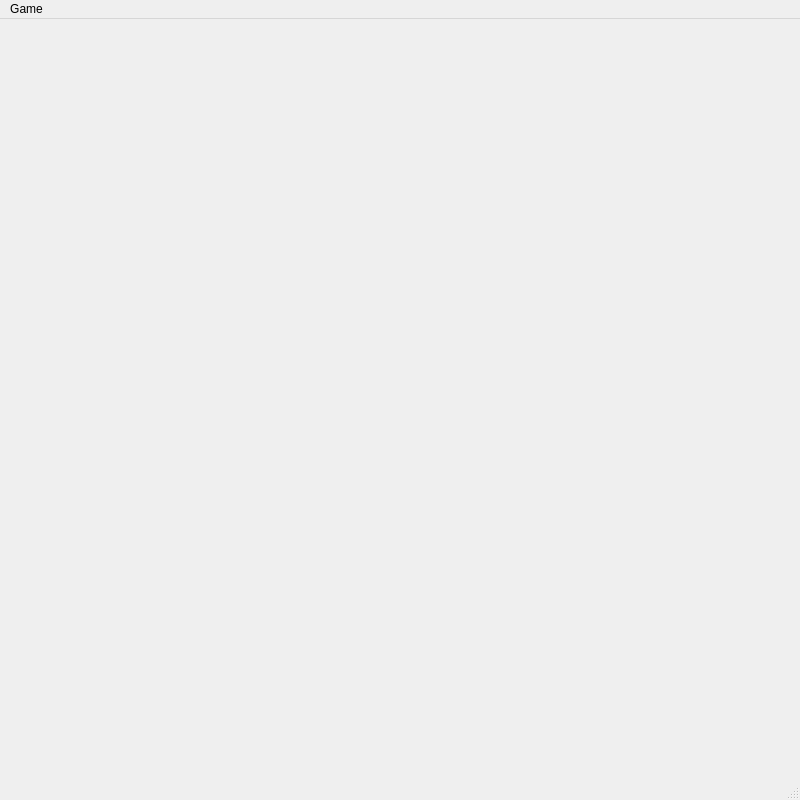
<?xml version="1.0" encoding="UTF-8"?>
<ui version="4.0">
 <class>MainWindow</class>
 <widget class="QMainWindow" name="MainWindow">
  <property name="geometry">
   <rect>
    <x>0</x>
    <y>0</y>
    <width>800</width>
    <height>800</height>
   </rect>
  </property>
  <property name="sizePolicy">
   <sizepolicy hsizetype="MinimumExpanding" vsizetype="MinimumExpanding">
    <horstretch>0</horstretch>
    <verstretch>0</verstretch>
   </sizepolicy>
  </property>
  <property name="minimumSize">
   <size>
    <width>0</width>
    <height>0</height>
   </size>
  </property>
  <property name="maximumSize">
   <size>
    <width>1920</width>
    <height>1080</height>
   </size>
  </property>
  <property name="windowTitle">
   <string>Memorona</string>
  </property>
  <widget class="QWidget" name="centralwidget">
   <property name="sizePolicy">
    <sizepolicy hsizetype="MinimumExpanding" vsizetype="MinimumExpanding">
     <horstretch>0</horstretch>
     <verstretch>0</verstretch>
    </sizepolicy>
   </property>
   <property name="minimumSize">
    <size>
     <width>0</width>
     <height>0</height>
    </size>
   </property>
   <property name="maximumSize">
    <size>
     <width>1920</width>
     <height>1080</height>
    </size>
   </property>
   <layout class="QGridLayout" name="gridLayout"/>
  </widget>
  <widget class="QMenuBar" name="menubar">
   <property name="geometry">
    <rect>
     <x>0</x>
     <y>0</y>
     <width>800</width>
     <height>22</height>
    </rect>
   </property>
   <widget class="QMenu" name="menuGame">
    <property name="title">
     <string>Game</string>
    </property>
    <widget class="QMenu" name="menuDifficulty">
     <property name="title">
      <string>Difficulty</string>
     </property>
     <addaction name="actionSetDifficultyToEasy"/>
     <addaction name="actionSetDifficultyToMedium"/>
     <addaction name="actionSetDifficultyToHigh"/>
    </widget>
    <addaction name="actionNewGame"/>
    <addaction name="menuDifficulty"/>
    <addaction name="actionRanking"/>
    <addaction name="actionQuit"/>
   </widget>
   <addaction name="menuGame"/>
  </widget>
  <widget class="QStatusBar" name="statusbar"/>
  <action name="actionNewGame">
   <property name="text">
    <string>New game</string>
   </property>
  </action>
  <action name="actionQuit">
   <property name="text">
    <string>Quit</string>
   </property>
  </action>
  <action name="actionRanking">
   <property name="text">
    <string>Ranking</string>
   </property>
  </action>
  <actiongroup name="difficultyActionGroup">
   <action name="actionSetDifficultyToEasy">
    <property name="checkable">
     <bool>true</bool>
    </property>
    <property name="checked">
     <bool>true</bool>
    </property>
    <property name="text">
     <string>Easy</string>
    </property>
   </action>
   <action name="actionSetDifficultyToMedium">
    <property name="checkable">
     <bool>true</bool>
    </property>
    <property name="text">
     <string>Medium</string>
    </property>
   </action>
   <action name="actionSetDifficultyToHigh">
    <property name="checkable">
     <bool>true</bool>
    </property>
    <property name="text">
     <string>High</string>
    </property>
   </action>
  </actiongroup>
 </widget>
 <resources/>
 <connections>
  <connection>
   <sender>actionQuit</sender>
   <signal>triggered()</signal>
   <receiver>MainWindow</receiver>
   <slot>close()</slot>
   <hints>
    <hint type="sourcelabel">
     <x>-1</x>
     <y>-1</y>
    </hint>
    <hint type="destinationlabel">
     <x>399</x>
     <y>399</y>
    </hint>
   </hints>
  </connection>
 </connections>
</ui>
